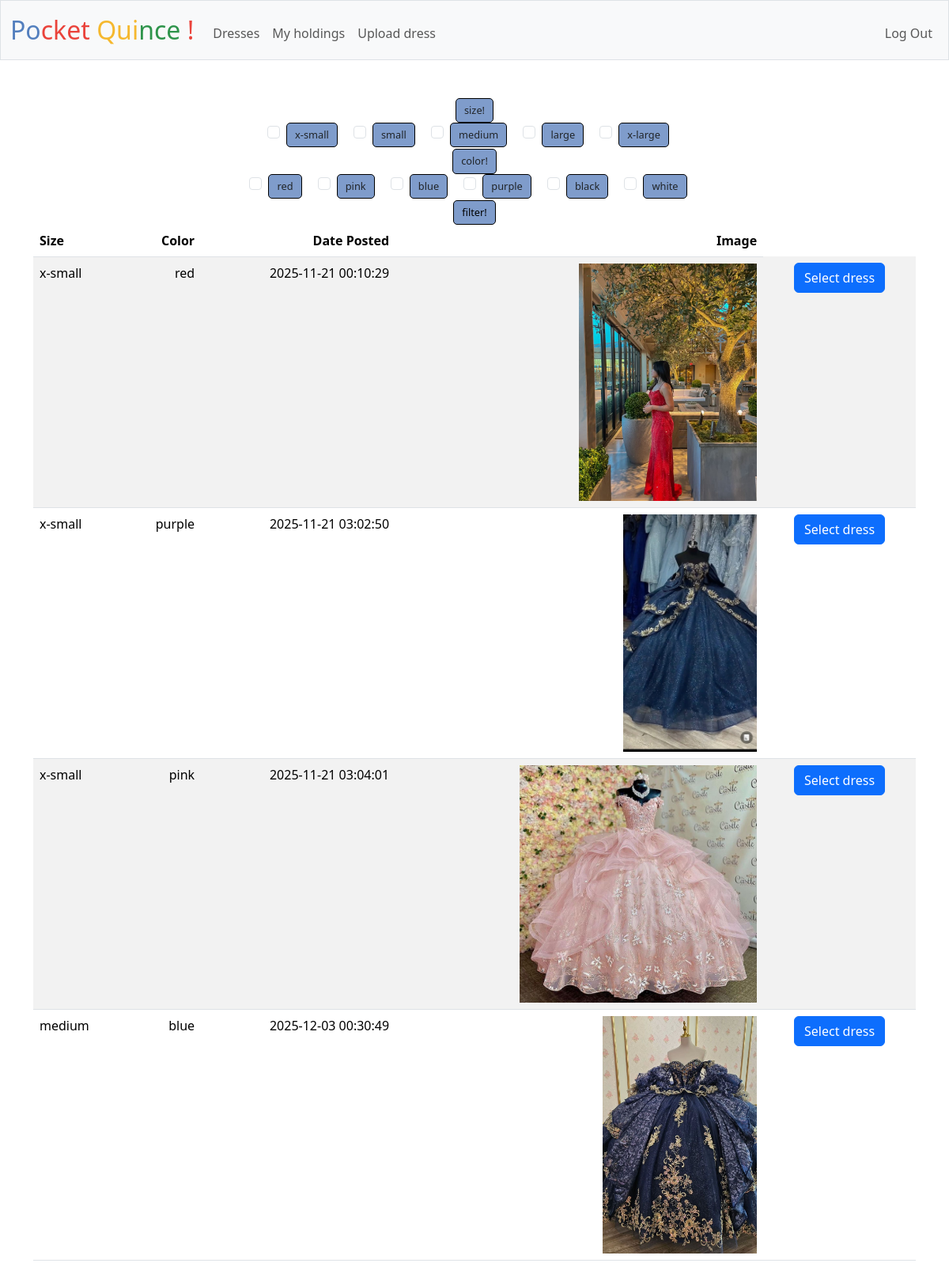
The app's page /catalog (signed in) with its own data.
### tables this page shows
CREATE TABLE dresses (
    id INTEGER PRIMARY KEY AUTOINCREMENT,
    size TEXT NOT NULL,
    color TEXT NOT NULL,
    owner INTEGER NOT NULL,
    image_url TEXT,
    time_posted TEXT NOT NULL DEFAULT CURRENT_TIMESTAMP,
    FOREIGN KEY (owner) REFERENCES users(id)
);

### app.py (the view)
@app.route("/catalog", methods = ["GET"])
@login_required
def catalog():
    sizes = request.args.getlist("size")
    colors = request.args.getlist("color")
    db = get_db()
    catalog = db.execute("SELECT * FROM dresses WHERE id NOT IN ( SELECT dress_id FROM holdings WHERE rent_end IS NULL) AND owner != ?"
    ,( session["user_id"],)).fetchall()
    print("Catalog before filtering:", catalog)
    filtered = []
    for dress in catalog:
        if sizes and dress["size"] not in sizes:
            continue
        if colors and dress["color"] not in colors:
            continue
        filtered.append(dress)
    catalog = filtered
    print("Catalog after filtering:", catalog)
    return render_template("catalog.html", catalog=catalog)

### app.py (called while the page is built)
def get_db():
    if "db" not in g:
        g.db = sqlite3.connect(DATABASE)
        g.db.row_factory = sqlite3.Row # Enable dictionary-like row access
    return g.db

@app.after_request
def after_request(response):
    response.headers["Cache-Control"] = "no-cache, no-store, must-revalidate"
    response.headers["Expires"] = 0
    response.headers["Pragma"] = "no-cache"
    return response

### help.py (called while the page is built)
def login_required(f):
    @wraps(f)
    def decorated_function(*args, **kwargs):
        if session.get("user_id") is None:
            return redirect("/login")
        return f(*args, **kwargs)
    return decorated_function

### templates/catalog.html (shortened to what this page needs)
{% extends "layout.html" %}
{% block main %}
    <form action = "/catalog" method = "get">
        <div class = "row">
            <div>
                <label>size!</label><br>
                {% for size in ["x-small", "small", "medium", "large", "x-large"]%}
                    <div class = "form-check form-check-inline">
                        <input class ="form-check-input" type="checkbox" name="size" value="{{ size }}">
                        <label class="form-check-label" for="{{ size }}">{{ size }}</label>
                    </div>
                {% endfor %}
            </div>
            <div>
                <label>color!</label><br>
                {% for color in ["red", "pink", "blue", "purple", "black", "white"] %}
                    <div class = "form-check form-check-inline">
                        <input class ="form-check-input" type="checkbox" name="color" value="{{ color }}">
                        <label class="form-check-label" for="{{ color }}">{{ color }}</label>
                    </div>
                {% endfor %}
            </div>
            <div>
                <button type="submit">filter!</button>
            </div>
        </div>
    </form>
    <table class = "table table-striped">
        <thead>
            <tr>
                <th class = "text-start">Size</th>
                <th class = "text-end">Color</th>
                <th class = "text-end">Date Posted</th>
                <th class = "text-end">Image</th>
            </tr>
        </thead>
        <tbody>
            {% for dress in catalog %}
                <tr>
                    <td class = "text-start"> {{ dress["size"] }}</td>
                    <td class = "text-end"> {{ dress["color"]}}</td>
                    <td class = "text-end"> {{ dress["time_posted"] }}</td>
                    <td class = "text-end"> <img src = '{{ dress["image_url"] }}' ></td>
                    <td>
                        <form action = "/selectDress" method = "post">
                            <button class="btn btn-primary" type="submit">Select dress</button>
                        </form>
                    </td>
                 </tr>
              {% endfor %}
        </tbody>
    </table>
{% endblock %}

### static/style.css (style rules this page uses)
.table { --bs-table-color-type: initial; --bs-table-bg-type: initial; --bs-table-color-state: initial; --bs-table-bg-state: initial; --bs-table-color: var(--bs-emphasis-color); --bs-table-bg: var(--bs-body-bg); --bs-table-border-color: var(--bs-border-color); --bs-table-accent-bg: transparent; --bs-table-striped-color: var(--bs-emphasis-color); --bs-table-striped-bg: rgba(var(--bs-emphasis-color-rgb), 0.05); --bs-table-active-color: var(--bs-emphasis-color); --bs-table-active-bg: rgba(var(--bs-emphasis-color-rgb), 0.1); --bs-table-hover-color: var(--bs-emphasis-color); --bs-table-hover-bg: rgba(var(--bs-emphasis-color-rgb), 0.075); width: 100%; margin-bottom: 1rem; vertical-align: top; border-color: var(--bs-table-border-color); }
form label, form button { background-color: #7f9ccb; padding: 5px 10px; border-radius: 5px; border: 1px ridge black; font-size: 0.8rem; height: auto; }
table img { height: 300px; order: 1; }

### records on screen
dresses: size "x-small", color "red", time_posted "2025-11-21 00:10:29", image_url (picture)
dresses: size "x-small", color "purple", time_posted "2025-11-21 03:02:50", image_url (picture)
dresses: size "x-small", color "pink", time_posted "2025-11-21 03:04:01", image_url (picture)
dresses: size "medium", color "blue", time_posted "2025-12-03 00:30:49", image_url (picture)

### other values on screen
{{ size }} "x-small" "small" "medium" "large" "x-large"
{{ color }} "red" "pink" "blue" "purple" "black" "white"
